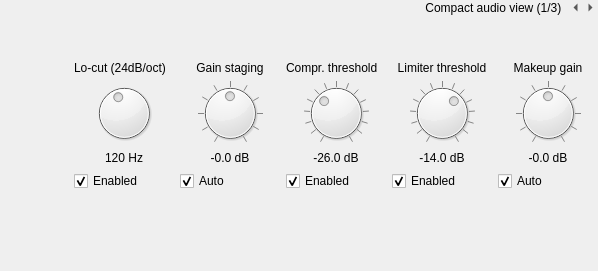
        <widget class="QWidget" name="compact_audio_view">
         <layout class="QVBoxLayout" name="compact_audio_layout">
          <property name="leftMargin">
           <number>0</number>
          </property>
          <property name="topMargin">
           <number>0</number>
          </property>
          <property name="rightMargin">
           <number>0</number>
          </property>
          <property name="bottomMargin">
           <number>0</number>
          </property>
          <item>
           <widget class="QWidget" name="compact_header" native="true">
            <property name="sizePolicy">
             <sizepolicy hsizetype="Preferred" vsizetype="Preferred">
              <horstretch>8</horstretch>
              <verstretch>0</verstretch>
             </sizepolicy>
            </property>
            <layout class="QHBoxLayout" name="horizontalLayout_3">
             <property name="spacing">
              <number>0</number>
             </property>
             <property name="leftMargin">
              <number>0</number>
             </property>
             <property name="topMargin">
              <number>0</number>
             </property>
             <property name="rightMargin">
              <number>0</number>
             </property>
             <property name="bottomMargin">
              <number>0</number>
             </property>
             <item>
              <widget class="QLabel" name="compact_label">
               <property name="text">
                <string>Compact audio view (1/3)  </string>
               </property>
               <property name="alignment">
                <set>Qt::AlignRight|Qt::AlignTrailing|Qt::AlignVCenter</set>
               </property>
              </widget>
             </item>
             <item>
              <widget class="QToolButton" name="compact_prev_page">
               <property name="enabled">
                <bool>true</bool>
               </property>
               <property name="maximumSize">
                <size>
                 <width>15</width>
                 <height>15</height>
                </size>
               </property>
               <property name="text">
                <string>...</string>
               </property>
               <property name="autoRaise">
                <bool>true</bool>
               </property>
               <property name="arrowType">
                <enum>Qt::LeftArrow</enum>
               </property>
              </widget>
             </item>
             <item>
              <widget class="QToolButton" name="compact_next_page">
               <property name="maximumSize">
                <size>
                 <width>15</width>
                 <height>15</height>
                </size>
               </property>
               <property name="text">
                <string>...</string>
               </property>
               <property name="autoRaise">
                <bool>true</bool>
               </property>
               <property name="arrowType">
                <enum>Qt::RightArrow</enum>
               </property>
              </widget>
             </item>
            </layout>
           </widget>
          </item>
          <item>
           <layout class="QHBoxLayout" name="audiostrip" stretch="0,0">
            <property name="spacing">
             <number>6</number>
            </property>
            <property name="topMargin">
             <number>0</number>
            </property>
            <item>
             <widget class="QScrollArea" name="fader_scroll">
              <property name="frameShape">
               <enum>QFrame::NoFrame</enum>
              </property>
              <property name="verticalScrollBarPolicy">
               <enum>Qt::ScrollBarAlwaysOff</enum>
              </property>
              <property name="widgetResizable">
               <bool>true</bool>
              </property>
              <widget class="QWidget" name="fader_scroll_contents">
               <property name="geometry">
                <rect>
                 <x>0</x>
                 <y>0</y>
                 <width>497</width>
                 <height>235</height>
                </rect>
               </property>
               <layout class="QHBoxLayout" name="horizontalLayout_4">
                <property name="spacing">
                 <number>0</number>
                </property>
                <property name="leftMargin">
                 <number>0</number>
                </property>
                <property name="topMargin">
                 <number>0</number>
                </property>
                <property name="rightMargin">
                 <number>0</number>
                </property>
                <property name="bottomMargin">
                 <number>0</number>
                </property>
                <item>
                 <layout class="QHBoxLayout" name="faders">
                  <property name="sizeConstraint">
                   <enum>QLayout::SetFixedSize</enum>
                  </property>
                 </layout>
                </item>
                <item>
                 <spacer name="fader_spacer">
                  <property name="orientation">
                   <enum>Qt::Horizontal</enum>
                  </property>
                  <property name="sizeHint" stdset="0">
                   <size>
                    <width>40</width>
                    <height>20</height>
                   </size>
                  </property>
                 </spacer>
                </item>
               </layout>
              </widget>
             </widget>
            </item>
            <item>
             <layout class="QGridLayout" name="master_audio_strip" columnstretch="0,0,0,0,0,0">
              <property name="bottomMargin">
               <number>0</number>
              </property>
              <item row="2" column="3">
               <widget class="QDial" name="compressor_threshold_knob">
                <property name="minimumSize">
                 <size>
                  <width>64</width>
                  <height>64</height>
                 </size>
                </property>
                <property name="maximumSize">
                 <size>
                  <width>16777215</width>
                  <height>64</height>
                 </size>
                </property>
                <property name="minimum">
                 <number>-400</number>
                </property>
                <property name="maximum">
                 <number>0</number>
                </property>
                <property name="value">
                 <number>-260</number>
                </property>
                <property name="notchTarget">
                 <double>30.000000000000000</double>
                </property>
                <property name="notchesVisible">
                 <bool>true</bool>
                </property>
               </widget>
              </item>
              <item row="4" column="5">
               <widget class="QCheckBox" name="makeup_gain_auto_checkbox">
                <property name="text">
                 <string>Auto</string>
                </property>
                <property name="checked">
                 <bool>true</bool>
                </property>
               </widget>
              </item>
              <item row="1" column="3">
               <widget class="QLabel" name="compressor_threshold_label">
                <property name="text">
                 <string>Compr. threshold</string>
                </property>
               </widget>
              </item>
              <item row="1" column="2">
               <widget class="QLabel" name="gainstaging_label">
                <property name="text">
                 <string>Gain staging</string>
                </property>
                <property name="alignment">
                 <set>Qt::AlignCenter</set>
                </property>
               </widget>
              </item>
              <item row="3" column="3">
               <widget class="QLabel" name="compressor_threshold_db_display">
                <property name="text">
                 <string>-26.0 dB</string>
                </property>
                <property name="alignment">
                 <set>Qt::AlignCenter</set>
                </property>
               </widget>
              </item>
              <item row="2" column="2">
               <widget class="QDial" name="gainstaging_knob">
                <property name="minimumSize">
                 <size>
                  <width>64</width>
                  <height>64</height>
                 </size>
                </property>
                <property name="maximumSize">
                 <size>
                  <width>16777215</width>
                  <height>64</height>
                 </size>
                </property>
                <property name="minimum">
                 <number>-300</number>
                </property>
                <property name="maximum">
                 <number>300</number>
                </property>
                <property name="notchTarget">
                 <double>60.000000000000000</double>
                </property>
                <property name="notchesVisible">
                 <bool>true</bool>
                </property>
               </widget>
              </item>
              <item row="3" column="2">
               <widget class="QLabel" name="gainstaging_db_display">
                <property name="text">
                 <string>-0.0 dB</string>
                </property>
                <property name="alignment">
                 <set>Qt::AlignCenter</set>
                </property>
               </widget>
              </item>
              <item row="3" column="4">
               <widget class="QLabel" name="limiter_threshold_db_display">
                <property name="text">
                 <string>-14.0 dB</string>
                </property>
                <property name="alignment">
                 <set>Qt::AlignCenter</set>
                </property>
               </widget>
              </item>
              <item row="4" column="4">
               <widget class="QCheckBox" name="limiter_enabled">
                <property name="text">
                 <string>Enabled</string>
                </property>
                <property name="checked">
                 <bool>true</bool>
                </property>
               </widget>
              </item>
              <item row="4" column="2">
               <widget class="QCheckBox" name="gainstaging_auto_checkbox">
                <property name="text">
                 <string>Auto</string>
                </property>
                <property name="checked">
                 <bool>true</bool>
                </property>
               </widget>
              </item>
              <item row="2" column="4">
               <widget class="QDial" name="limiter_threshold_knob">
                <property name="minimumSize">
                 <size>
                  <width>64</width>
                  <height>64</height>
                 </size>
                </property>
                <property name="maximumSize">
                 <size>
                  <width>16777215</width>
                  <height>64</height>
                 </size>
                </property>
                <property name="minimum">
                 <number>-400</number>
                </property>
                <property name="maximum">
                 <number>0</number>
                </property>
                <property name="value">
                 <number>-140</number>
                </property>
                <property name="notchTarget">
                 <double>30.000000000000000</double>
                </property>
                <property name="notchesVisible">
                 <bool>true</bool>
                </property>
               </widget>
              </item>
              <item row="3" column="1">
               <widget class="QLabel" name="locut_cutoff_display">
                <property name="text">
                 <string>120 Hz</string>
                </property>
                <property name="alignment">
                 <set>Qt::AlignCenter</set>
                </property>
               </widget>
              </item>
              <item row="4" column="1">
               <widget class="QCheckBox" name="locut_enabled">
                <property name="text">
                 <string>Enabled</string>
                </property>
                <property name="checked">
                 <bool>true</bool>
                </property>
               </widget>
              </item>
              <item row="3" column="5">
               <widget class="QLabel" name="makeup_gain_db_display">
                <property name="text">
                 <string>-0.0 dB</string>
                </property>
                <property name="alignment">
                 <set>Qt::AlignCenter</set>
                </property>
               </widget>
              </item>
              <item row="4" column="3">
               <widget class="QCheckBox" name="compressor_enabled">
                <property name="text">
                 <string>Enabled</string>
                </property>
                <property name="checked">
                 <bool>true</bool>
                </property>
               </widget>
              </item>
              <item row="1" column="1">
               <widget class="QLabel" name="locut_cutoff_label">
                <property name="text">
                 <string>Lo-cut (24dB/oct)</string>
                </property>
               </widget>
              </item>
              <item row="0" column="1">
               <spacer name="verticalSpacer">
                <property name="orientation">
                 <enum>Qt::Vertical</enum>
                </property>
                <property name="sizeType">
                 <enum>QSizePolicy::Expanding</enum>
                </property>
                <property name="sizeHint" stdset="0">
                 <size>
                  <width>20</width>
                  <height>40</height>
                 </size>
                </property>
               </spacer>
              </item>
              <item row="5" column="1">
               <spacer name="verticalSpacer_2">
                <property name="orientation">
                 <enum>Qt::Vertical</enum>
                </property>
                <property name="sizeHint" stdset="0">
                 <size>
                  <width>20</width>
                  <height>40</height>
                 </size>
                </property>
               </spacer>
              </item>
              <item row="2" column="5">
               <widget class="QDial" name="makeup_gain_knob">
                <property name="minimumSize">
                 <size>
                  <width>64</width>
                  <height>64</height>
                 </size>
                </property>
                <property name="maximumSize">
                 <size>
                  <width>16777215</width>
                  <height>64</height>
                 </size>
                </property>
                <property name="minimum">
                 <number>-150</number>
                </property>
                <property name="maximum">
                 <number>150</number>
                </property>
                <property name="notchTarget">
                 <double>30.000000000000000</double>
                </property>
                <property name="notchesVisible">
                 <bool>true</bool>
                </property>
               </widget>
              </item>
              <item row="1" column="4">
               <widget class="QLabel" name="limiter_threshold_label">
                <property name="text">
                 <string>Limiter threshold</string>
                </property>
                <property name="alignment">
                 <set>Qt::AlignCenter</set>
                </property>
               </widget>
              </item>
              <item row="1" column="5">
               <widget class="QLabel" name="makeup_gain_label">
                <property name="text">
                 <string>Makeup gain</string>
                </property>
                <property name="alignment">
                 <set>Qt::AlignCenter</set>
                </property>
               </widget>
              </item>
              <item row="2" column="1">
               <widget class="QDial" name="locut_cutoff_knob">
                <property name="sizePolicy">
                 <sizepolicy hsizetype="Preferred" vsizetype="Preferred">
                  <horstretch>0</horstretch>
                  <verstretch>0</verstretch>
                 </sizepolicy>
                </property>
                <property name="minimumSize">
                 <size>
                  <width>64</width>
                  <height>64</height>
                 </size>
                </property>
                <property name="maximumSize">
                 <size>
                  <width>16777215</width>
                  <height>64</height>
                 </size>
                </property>
                <property name="maximum">
                 <number>60</number>
                </property>
                <property name="value">
                 <number>26</number>
                </property>
               </widget>
              </item>
             </layout>
            </item>
           </layout>
          </item>
          <item>
           <layout class="QHBoxLayout" name="preview_displays" stretch="0">
            <item>
             <spacer name="horizontalSpacer">
              <property name="orientation">
               <enum>Qt::Horizontal</enum>
              </property>
              <property name="sizeType">
               <enum>QSizePolicy::Preferred</enum>
              </property>
              <property name="sizeHint" stdset="0">
               <size>
                <width>0</width>
                <height>40</height>
               </size>
              </property>
             </spacer>
            </item>
           </layout>
          </item>
         </layout>
        </widget>
